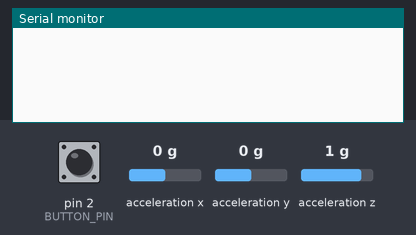
Bench run of a sketch on a simulated Arduino Uno, built with avr-gcc and run on an emulated ATmega328P. Shown: the last lines printed to the serial monitor. Wiring (inferred from the names in the program): MPU-6050 motion sensor at I2C address 0x68. The test bench sets the inputs (shaded band); at power-on: acceleration x 0 g, pin 2 (BUTTON_PIN) HIGH, acceleration y 0 g, acceleration z 1 g.

Above: at 1.2 s.
1.3 s: acceleration x set to -1.4 g
At 1.9 s:
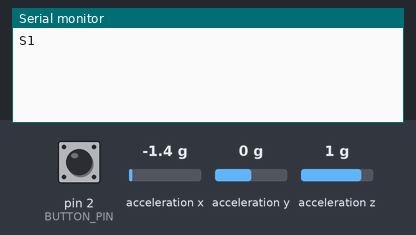
2.8 s: pin 2 (BUTTON_PIN) pulled LOW for 0.15 s
At 4.1 s:
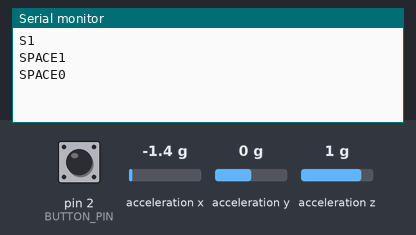
4.5 s: acceleration y set to -1.4 g
At 5.7 s:
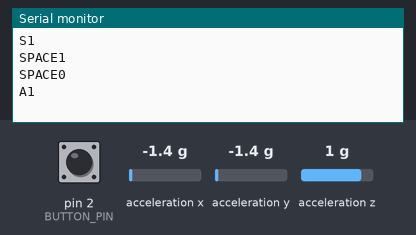
6.0 s: acceleration x set to 0.8 g
At 6.4 s:
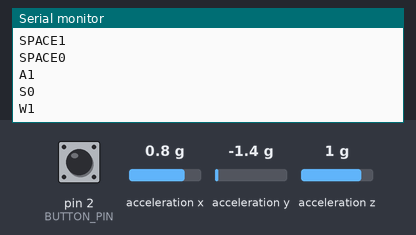
7.5 s: acceleration y set to 0.8 g
At 8.0 s:
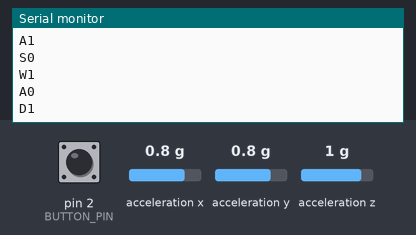

Measured:
- after the input at 1.3 s, the serial monitor: prints a new line at once (image 1)
- after the input at 2.8 s, the serial monitor: prints a new line after 0.06 s (image 2)
- after the input at 4.5 s, the serial monitor: prints a new line at once (image 3)
- after the input at 6.0 s, the serial monitor: prints a new line at once (image 4)
- after the input at 7.5 s, the serial monitor: prints a new line at once (image 5)

The sketch:

mpu6050_tilt.ino
```cpp
// MPU6050 tilt + button controller for Arduino Uno
// Works with serial_keyboard.py:  <KEY>1 = press and hold,  <KEY>0 = release
//   Tilt forward = S, left = D, back = W, right = A, button = SPACE

#include <Wire.h>
#include <math.h>

String axisKey(float angle, String current, String posKey, String negKey);
void updateKey(String &held, String next);
int16_t readWord();

const int MPU_ADDR   = 0x68;  // the sensor's address on the two-wire connection
const int BUTTON_PIN = 2;     // button goes between pin 2 and GND

const float TILT_ON  = 20.0;  // degrees of tilt needed to count as "tilted"
const float TILT_OFF = 12.0;  // must come back under this to count as "level" again

const unsigned long DEBOUNCE_MS = 50;  // ignores the tiny flickers a button makes when pressed

float roll  = 0;              // left/right tilt in degrees
float pitch = 0;              // forward/back tilt in degrees
String xKey = "";             // left/right key currently held ("" = none)
String yKey = "";             // forward/back key currently held ("" = none)

bool buttonPressed = false;   // the settled state of the button
bool lastReading = HIGH;      // the raw reading last time round
unsigned long lastChangeTime = 0;

void setup() {
  Serial.begin(9600);         // matches serial_keyboard.py's default speed
  Wire.begin();
  pinMode(BUTTON_PIN, INPUT_PULLUP);  // pin reads HIGH normally, LOW when pressed

  // Wake the sensor up (it starts in sleep mode)
  Wire.beginTransmission(MPU_ADDR);
  Wire.write(0x6B);
  Wire.write(0);
  if (Wire.endTransmission() != 0) {
    Serial.println("MPU6050 not found - check wiring");  // shows up as "ignored" in the script
  }
}

void loop() {
  checkTilt();
  checkButton();
  delay(5);
}

void checkTilt() {
  // Ask for the 6 bytes of accelerometer data (X, Y, Z)
  Wire.beginTransmission(MPU_ADDR);
  Wire.write(0x3B);
  Wire.endTransmission(false);
  Wire.requestFrom(MPU_ADDR, 6);

  int16_t ax = readWord();
  int16_t ay = readWord();
  int16_t az = readWord();

  // Each angle is worked out separately so tilting one way doesn't throw off the other
  float newRoll  = atan2(ay, sqrt((float)ax * ax + (float)az * az)) * 180.0 / PI;
  float newPitch = atan2(-ax, sqrt((float)ay * ay + (float)az * az)) * 180.0 / PI;

  // Smooth out shaky readings a little
  roll  = 0.8 * roll  + 0.2 * newRoll;
  pitch = 0.8 * pitch + 0.2 * newPitch;

  // Left/right and forward/back are handled on their own, so two keys can be held at once
  // (e.g. W and A together for a diagonal). Inverted mapping kept from before.
  updateKey(xKey, axisKey(roll,  xKey, "D", "A"));   // right tilt = A, left tilt = D
  updateKey(yKey, axisKey(pitch, yKey, "S", "W"));   // forward tilt = S, back tilt = W
}

// Decides which key (if any) one tilt direction should hold
String axisKey(float angle, String current, String posKey, String negKey) {
  if (angle >  TILT_ON) return posKey;
  if (angle < -TILT_ON) return negKey;
  if (fabs(angle) < TILT_OFF) return "";
  return current;   // in the in-between zone: keep whatever was held
}

// Sends release/press messages only when the key actually changes
void updateKey(String &held, String next) {
  if (next == held) return;
  if (held != "") Serial.println(held + "0");
  if (next != "") Serial.println(next + "1");
  held = next;
}

void checkButton() {
  bool reading = digitalRead(BUTTON_PIN);

  if (reading != lastReading) {
    lastChangeTime = millis();
    lastReading = reading;
  }

  // Only accept the change once it has stayed the same for 50 ms
  if (millis() - lastChangeTime > DEBOUNCE_MS) {
    bool pressedNow = (reading == LOW);
    if (pressedNow != buttonPressed) {
      buttonPressed = pressedNow;
      Serial.println(buttonPressed ? "SPACE1" : "SPACE0");
    }
  }
}

int16_t readWord() {
  int16_t high = Wire.read();
  int16_t low  = Wire.read();
  return (high << 8) | low;
}
```
